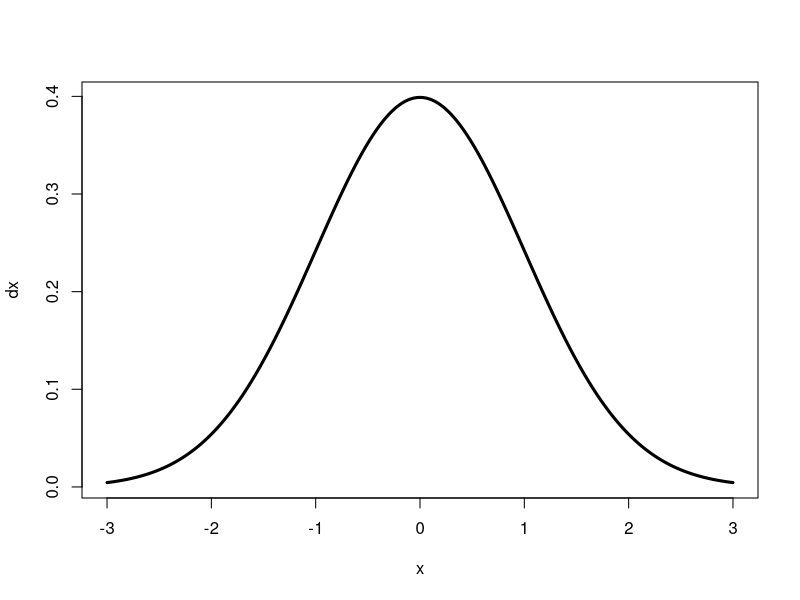
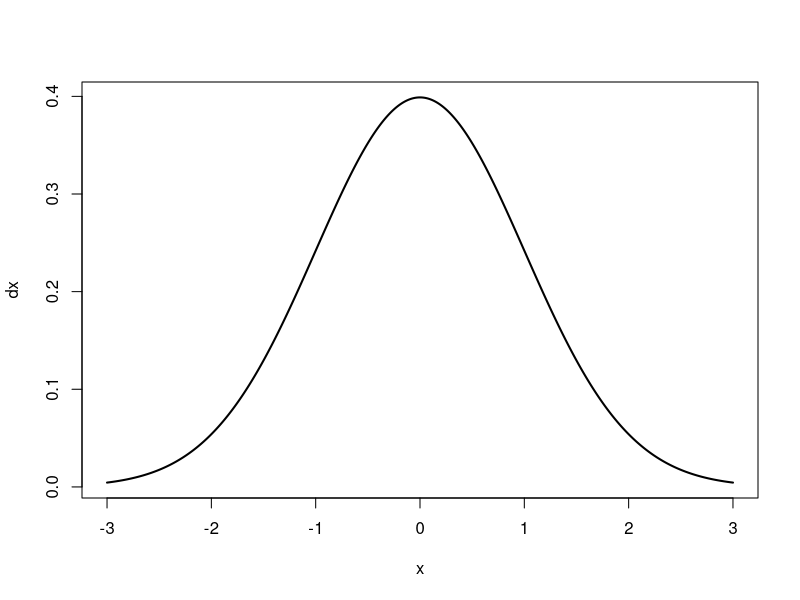
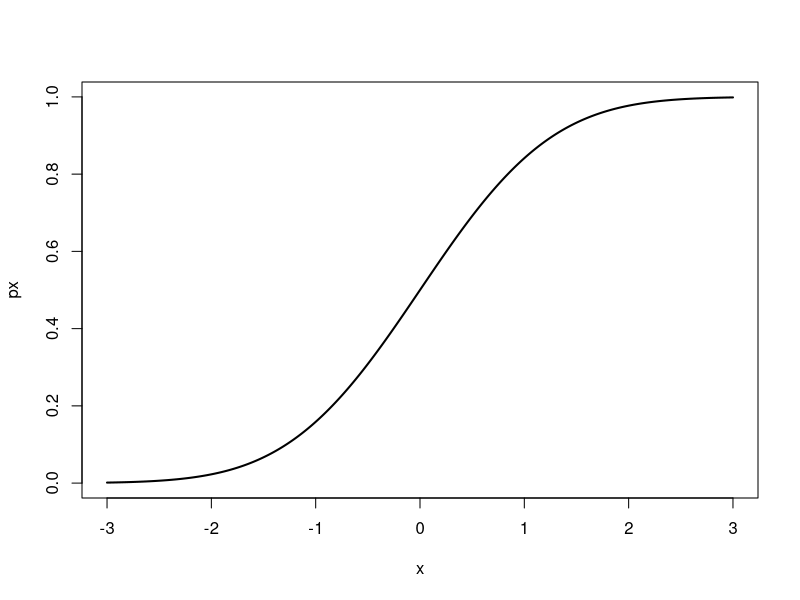
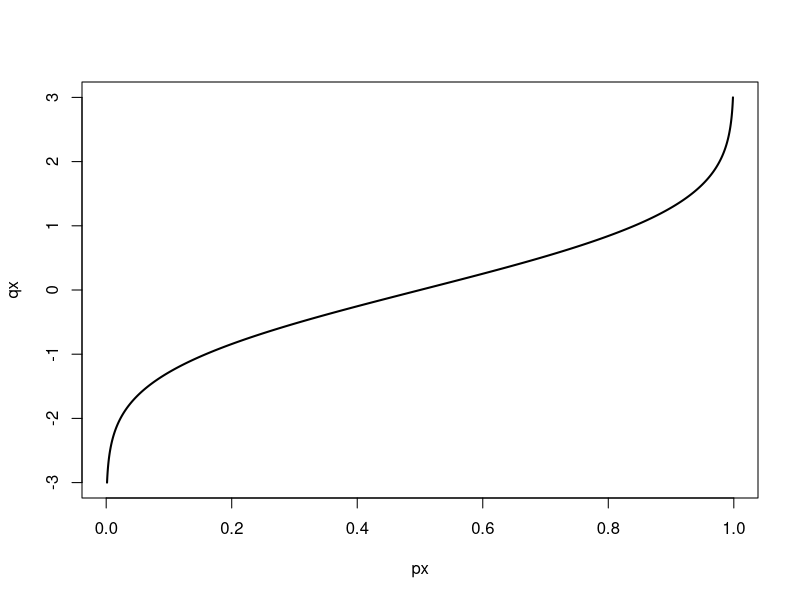
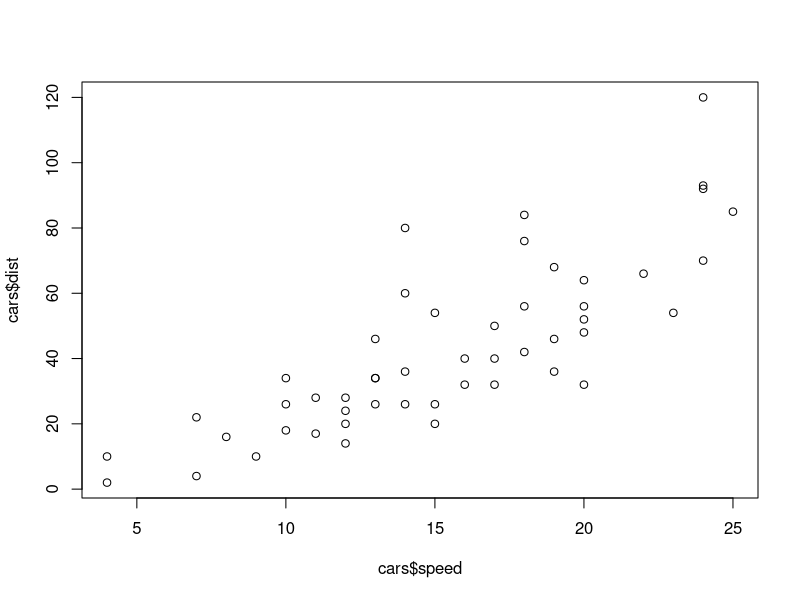

The R script that drew these images, in order:
## ---- chunk 1
head(cars)
## ---- chunk 2
#| lst-label: lst-default
#| lst-cap: Default settings
head(cars)
## ---- chunk 3
#| echo: FALSE
#| lst-label: lst-echoF
#| lst-cap: Echo FALSE
head(cars)
## ---- chunk 4
#| label: fig-normal
#| fig-cap: normal distribution
x = seq(-3,3, length.out = 10000)
dx = dnorm(x)
plot(x, dx, type ="l", cex =2, lwd = 3)
## ---- chunk 5
#| label: fig-distribution
#| layout-ncol: 3
#| fig-cap: Standardized Normal Distribution
#| fig-subcap: 
#|   - "Density"
#|   - "Cumulative"
#|   - "Quantile"
x = seq(-3,3, length.out= 1000)
d = data.frame(x = x, 
               dx = dnorm(x), 
               px = pnorm(x), 
               qx = qnorm(pnorm(x)))
plot(d$x, d$dx, type = "l", lwd = 2, cex = 2, xlab = "x", ylab = "dx")
plot(d$x, d$px, type = "l", lwd = 2, cex = 2, xlab = "x", ylab = "px")
plot(d$px, d$qx, type = "l", lwd = 2, cex = 2, xlab = "px", ylab = "qx")
## ---- chunk 6
#| tbl-cap: This is my firsat table
#| label: tbl-tab

library(knitr)
kable(cars)
## ---- chunk 7
#| fig-column: margin
kable(head(cars))
plot(cars$speed, cars$dist)
